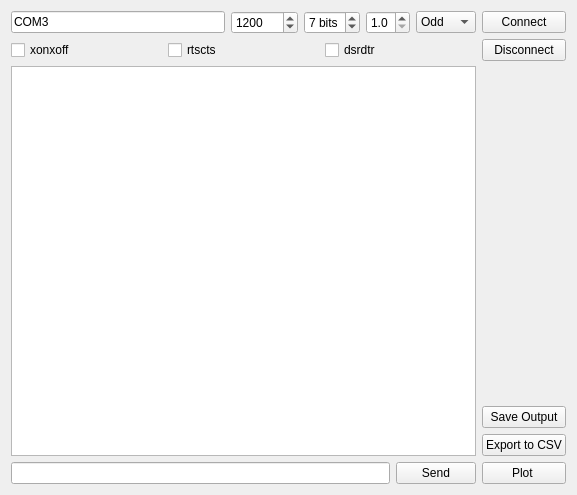
<?xml version="1.0" encoding="UTF-8"?>
<ui version="4.0">
 <class>Form</class>
 <widget class="QWidget" name="Form">
  <property name="geometry">
   <rect>
    <x>0</x>
    <y>0</y>
    <width>577</width>
    <height>495</height>
   </rect>
  </property>
  <property name="windowTitle">
   <string>Form</string>
  </property>
  <property name="toolTip">
   <string>Enable hardware (DSR/DTR) flow control.</string>
  </property>
  <layout class="QHBoxLayout" name="horizontalLayout">
   <item>
    <layout class="QVBoxLayout" name="verticalLayout">
     <item>
      <layout class="QVBoxLayout" name="paramVerticalLayout">
       <item>
        <layout class="QHBoxLayout" name="paramLayout">
         <item>
          <widget class="QLineEdit" name="portName">
           <property name="toolTip">
            <string>Device name or port number number</string>
           </property>
           <property name="text">
            <string>COM3</string>
           </property>
          </widget>
         </item>
         <item>
          <widget class="QSpinBox" name="baudrateSpinbox">
           <property name="toolTip">
            <string> Baud rate such as 9600 or 115200 etc</string>
           </property>
           <property name="maximum">
            <number>30000000</number>
           </property>
           <property name="value">
            <number>1200</number>
           </property>
          </widget>
         </item>
         <item>
          <widget class="QSpinBox" name="bytesizeSpinbox">
           <property name="toolTip">
            <string>Number of data bits. Possible values: FIVEBITS, SIXBITS, SEVENBITS, EIGHTBITS</string>
           </property>
           <property name="suffix">
            <string> bits</string>
           </property>
           <property name="prefix">
            <string/>
           </property>
           <property name="minimum">
            <number>5</number>
           </property>
           <property name="maximum">
            <number>8</number>
           </property>
           <property name="value">
            <number>7</number>
           </property>
          </widget>
         </item>
         <item>
          <widget class="QDoubleSpinBox" name="stopBitsSpinBox">
           <property name="toolTip">
            <string>Number of stop bits. Possible values: STOPBITS_ONE, STOPBITS_ONE_POINT_FIVE, STOPBITS_TWO</string>
           </property>
           <property name="decimals">
            <number>1</number>
           </property>
           <property name="minimum">
            <double>1.000000000000000</double>
           </property>
           <property name="maximum">
            <double>2.000000000000000</double>
           </property>
           <property name="singleStep">
            <double>0.500000000000000</double>
           </property>
          </widget>
         </item>
         <item>
          <widget class="QComboBox" name="parityComboBox">
           <item>
            <property name="text">
             <string>Odd</string>
            </property>
           </item>
           <item>
            <property name="text">
             <string>Even</string>
            </property>
           </item>
           <item>
            <property name="text">
             <string>None</string>
            </property>
           </item>
          </widget>
         </item>
        </layout>
       </item>
       <item>
        <layout class="QHBoxLayout" name="flowControlLayout">
         <item>
          <widget class="QCheckBox" name="checkBox">
           <property name="toolTip">
            <string>Enable software flow control.</string>
           </property>
           <property name="text">
            <string>xonxoff</string>
           </property>
          </widget>
         </item>
         <item>
          <widget class="QCheckBox" name="checkBox_2">
           <property name="toolTip">
            <string>Enable hardware (RTS/CTS) flow control.</string>
           </property>
           <property name="text">
            <string>rtscts</string>
           </property>
          </widget>
         </item>
         <item>
          <widget class="QCheckBox" name="checkBox_3">
           <property name="toolTip">
            <string>Enable hardware (DSR/DTR) flow control.</string>
           </property>
           <property name="text">
            <string>dsrdtr</string>
           </property>
          </widget>
         </item>
        </layout>
       </item>
      </layout>
     </item>
     <item>
      <widget class="QPlainTextEdit" name="outputText"/>
     </item>
     <item>
      <layout class="QHBoxLayout" name="sendCommandLayout">
       <item>
        <widget class="QLineEdit" name="commandEdit"/>
       </item>
       <item>
        <widget class="QPushButton" name="commandSendButton">
         <property name="text">
          <string>Send</string>
         </property>
        </widget>
       </item>
      </layout>
     </item>
    </layout>
   </item>
   <item>
    <layout class="QVBoxLayout" name="verticalLayout_2">
     <item>
      <layout class="QVBoxLayout" name="connectionLayout">
       <item>
        <widget class="QPushButton" name="connectButton">
         <property name="text">
          <string>Connect</string>
         </property>
        </widget>
       </item>
       <item>
        <widget class="QPushButton" name="disconnectButton">
         <property name="text">
          <string>Disconnect</string>
         </property>
        </widget>
       </item>
      </layout>
     </item>
     <item>
      <spacer name="verticalSpacer">
       <property name="orientation">
        <enum>Qt::Vertical</enum>
       </property>
       <property name="sizeHint" stdset="0">
        <size>
         <width>20</width>
         <height>98</height>
        </size>
       </property>
      </spacer>
     </item>
     <item>
      <layout class="QVBoxLayout" name="toolsLayout">
       <item>
        <widget class="QPushButton" name="saveOutputButton">
         <property name="text">
          <string>Save Output</string>
         </property>
        </widget>
       </item>
       <item>
        <widget class="QPushButton" name="exportCSVButton">
         <property name="text">
          <string>Export to CSV</string>
         </property>
        </widget>
       </item>
       <item>
        <widget class="QPushButton" name="plotButton">
         <property name="text">
          <string>Plot </string>
         </property>
        </widget>
       </item>
      </layout>
     </item>
    </layout>
   </item>
  </layout>
 </widget>
 <resources/>
 <connections/>
</ui>
